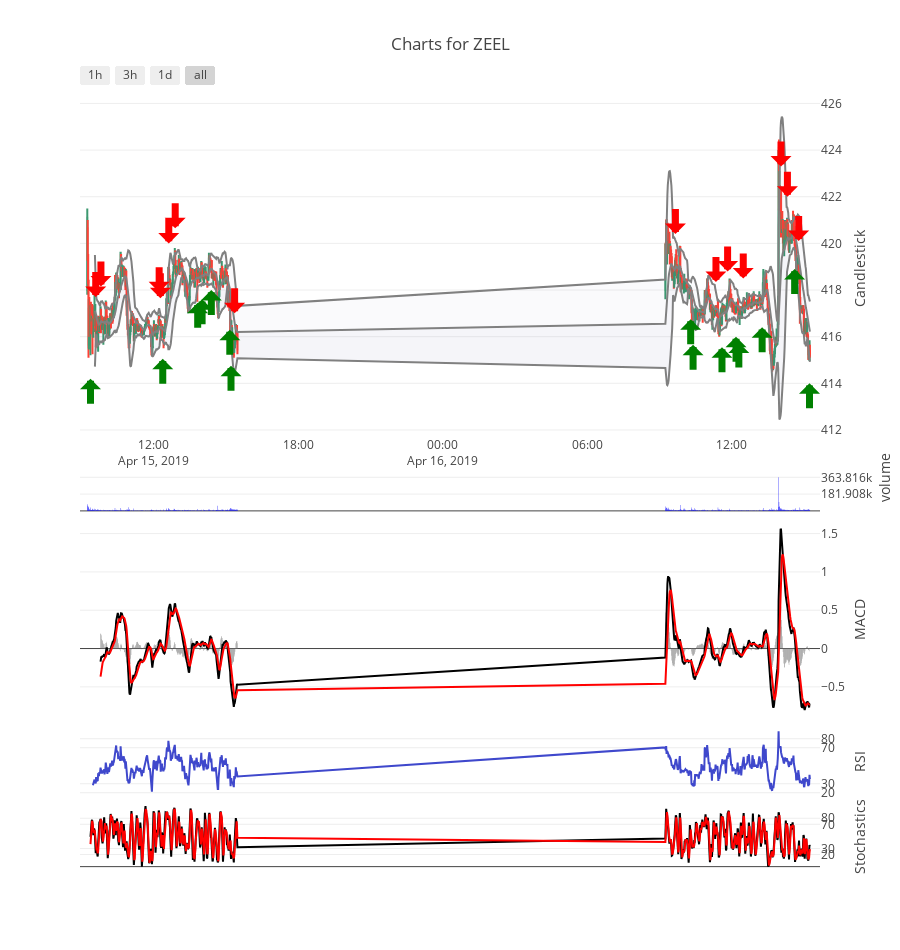

Source (notebook cell):
### Code cell
papertrade = False
if (mode=="Algo"):
    global fig
    noofcandles = 60
    x = "ZEEL"
    temp_data = getData(x, fromDate = toDate - dt.timedelta(days=2), toDate=toDate, freq="minute")
    
    plot_set1(temp_data)
     
    a = algoTrade(temp_data)
    buy, sell = a.tradeDecision()

    buy_df = annotateBuySell(buy, "Buy")
    sell_df = annotateBuySell(sell, "Sell")
    plotData(x, True)

### Figure 1 — Plotly figure (JSON) as saved in the notebook; plotly's stock layout.template omitted (floating-point values rounded to 4 significant figures; data arrays with more than 128 entries replaced by an {"elided": "..."} marker saying what was removed)
{"data": [{"close": {"elided": "736 float values"}, "high": {"elided": "736 float values"}, "low": {"elided": "736 float values"}, "name": "Candlestick", "open": {"elided": "736 float values"}, "showlegend": false, "type": "candlestick", "uid": "d18af423-1a35-4d29-9efd-447d2eb84f93", "x": {"elided": "736 str values"}, "xaxis": "x", "yaxis": "y"}, {"line": {"color": "grey"}, "name": "BB_up", "showlegend": false, "type": "scatter", "uid": "46b50d5e-364c-4690-8936-6b7b4120fdf8", "x": {"elided": "736 str values"}, "xaxis": "x", "y": {"elided": "736 float values"}, "yaxis": "y"}, {"fill": "tonexty", "fillcolor": "rgba(0,40,100,0.02)", "line": {"color": "grey"}, "name": "BB_low", "showlegend": false, "type": "scatter", "uid": "5dfd211c-157b-41a7-81a8-65a86b14d657", "x": {"elided": "736 str values"}, "xaxis": "x", "y": {"elided": "736 float values"}, "yaxis": "y"}, {"fill": "tonexty", "fillcolor": "rgba(0,40,100,0.02)", "line": {"color": "grey"}, "name": "BB_mid", "showlegend": false, "type": "scatter", "uid": "0ad05eb2-997d-4d87-9d53-59da5b7f1813", "x": {"elided": "736 str values"}, "xaxis": "x", "y": {"elided": "736 float values"}, "yaxis": "y"}, {"line": {"color": "black"}, "name": "MACD", "showlegend": false, "type": "scatter", "uid": "3b08827d-8f41-4536-a659-eb4e69134855", "x": {"elided": "736 str values"}, "xaxis": "x", "y": {"elided": "736 float values"}, "yaxis": "y3"}, {"line": {"color": "red"}, "name": "MACD signal", "showlegend": false, "type": "scatter", "uid": "c5e86b4e-87f8-46b6-a479-adb8fec2553b", "x": {"elided": "736 str values"}, "xaxis": "x", "y": {"elided": "736 float values"}, "yaxis": "y3"}, {"marker": {"color": "grey"}, "name": "MACD Hist", "showlegend": false, "type": "bar", "uid": "8cae07b6-9575-49c6-9a45-c0ad854fd3bb", "x": {"elided": "736 str values"}, "xaxis": "x", "y": {"elided": "736 float values"}, "yaxis": "y3"}, {"line": {"color": "rgb(63, 72, 204)"}, "mode": "lines", "name": "RSI", "showlegend": false, "type": "scatter", "uid": "1f1bc394-98f4-45a2-97ca-371cdb5c3e79", "x": {"elided": "736 str values"}, "xaxis": "x", "y": {"elided": "736 float values"}, "yaxis": "y4"}, {"line": {"color": "black"}, "name": "%K", "showlegend": false, "type": "scatter", "uid": "5da7cce4-0d40-4e92-9acf-b842d8003cc0", "x": {"elided": "736 str values"}, "xaxis": "x", "y": {"elided": "736 float values"}, "yaxis": "y5"}, {"line": {"color": "red"}, "name": "%D", "showlegend": false, "type": "scatter", "uid": "6c117959-4808-41ea-a678-42ff6a9a4e9f", "x": {"elided": "736 str values"}, "xaxis": "x", "y": {"elided": "736 float values"}, "yaxis": "y5"}, {"marker": {"color": "blue"}, "name": "Volume", "showlegend": false, "type": "bar", "uid": "6bfe9927-5092-4b34-bf74-316f1d9bdff3", "x": {"elided": "736 str values"}, "xaxis": "x", "y": {"elided": "736 int values"}, "yaxis": "y2"}], "layout": {"annotations": [{"arrowcolor": "red", "arrowhead": 1, "arrowsize": 0.5, "arrowwidth": 7, "ax": 0, "ay": -35, "showarrow": true, "x": "2019-04-15 09:36:00", "xref": "x", "y": 417.7, "yref": "y"}, {"arrowcolor": "red", "arrowhead": 1, "arrowsize": 0.5, "arrowwidth": 7, "ax": 0, "ay": -35, "showarrow": true, "x": "2019-04-15 09:49:00", "xref": "x", "y": 418.1, "yref": "y"}, {"arrowcolor": "red", "arrowhead": 1, "arrowsize": 0.5, "arrowwidth": 7, "ax": 0, "ay": -35, "showarrow": true, "x": "2019-04-15 12:14:00", "xref": "x", "y": 417.9, "yref": "y"}, {"arrowcolor": "red", "arrowhead": 1, "arrowsize": 0.5, "arrowwidth": 7, "ax": 0, "ay": -35, "showarrow": true, "x": "2019-04-15 12:17:00", "xref": "x", "y": 417.6, "yref": "y"}, {"arrowcolor": "red", "arrowhead": 1, "arrowsize": 0.5, "arrowwidth": 7, "ax": 0, "ay": -35, "showarrow": true, "x": "2019-04-15 12:38:00", "xref": "x", "y": 420, "yref": "y"}, {"arrowcolor": "red", "arrowhead": 1, "arrowsize": 0.5, "arrowwidth": 7, "ax": 0, "ay": -35, "showarrow": true, "x": "2019-04-15 12:54:00", "xref": "x", "y": 420.6, "yref": "y"}, {"arrowcolor": "red", "arrowhead": 1, "arrowsize": 0.5, "arrowwidth": 7, "ax": 0, "ay": -35, "showarrow": true, "x": "2019-04-15 15:22:00", "xref": "x", "y": 417, "yref": "y"}, {"arrowcolor": "red", "arrowhead": 1, "arrowsize": 0.5, "arrowwidth": 7, "ax": 0, "ay": -35, "showarrow": true, "x": "2019-04-16 09:40:00", "xref": "x", "y": 420.4, "yref": "y"}, {"arrowcolor": "red", "arrowhead": 1, "arrowsize": 0.5, "arrowwidth": 7, "ax": 0, "ay": -35, "showarrow": true, "x": "2019-04-16 11:21:00", "xref": "x", "y": 418.4, "yref": "y"}, {"arrowcolor": "red", "arrowhead": 1, "arrowsize": 0.5, "arrowwidth": 7, "ax": 0, "ay": -35, "showarrow": true, "x": "2019-04-16 11:50:00", "xref": "x", "y": 418.8, "yref": "y"}, {"arrowcolor": "red", "arrowhead": 1, "arrowsize": 0.5, "arrowwidth": 7, "ax": 0, "ay": -35, "showarrow": true, "x": "2019-04-16 12:29:00", "xref": "x", "y": 418.5, "yref": "y"}, {"arrowcolor": "red", "arrowhead": 1, "arrowsize": 0.5, "arrowwidth": 7, "ax": 0, "ay": -35, "showarrow": true, "x": "2019-04-16 14:03:00", "xref": "x", "y": 423.3, "yref": "y"}, {"arrowcolor": "red", "arrowhead": 1, "arrowsize": 0.5, "arrowwidth": 7, "ax": 0, "ay": -35, "showarrow": true, "x": "2019-04-16 14:19:00", "xref": "x", "y": 422, "yref": "y"}, {"arrowcolor": "red", "arrowhead": 1, "arrowsize": 0.5, "arrowwidth": 7, "ax": 0, "ay": -35, "showarrow": true, "x": "2019-04-16 14:47:00", "xref": "x", "y": 420.1, "yref": "y"}, {"arrowcolor": "green", "arrowhead": 1, "arrowsize": 0.5, "arrowwidth": 7, "ax": 0, "ay": 35, "showarrow": true, "x": "2019-04-15 09:23:00", "xref": "x", "y": 414.2, "yref": "y"}, {"arrowcolor": "green", "arrowhead": 1, "arrowsize": 0.5, "arrowwidth": 7, "ax": 0, "ay": 35, "showarrow": true, "x": "2019-04-15 12:23:00", "xref": "x", "y": 415.1, "yref": "y"}, {"arrowcolor": "green", "arrowhead": 1, "arrowsize": 0.5, "arrowwidth": 7, "ax": 0, "ay": 35, "showarrow": true, "x": "2019-04-15 13:50:00", "xref": "x", "y": 417.4, "yref": "y"}, {"arrowcolor": "green", "arrowhead": 1, "arrowsize": 0.5, "arrowwidth": 7, "ax": 0, "ay": 35, "showarrow": true, "x": "2019-04-15 14:01:00", "xref": "x", "y": 417.6, "yref": "y"}, {"arrowcolor": "green", "arrowhead": 1, "arrowsize": 0.5, "arrowwidth": 7, "ax": 0, "ay": 35, "showarrow": true, "x": "2019-04-15 14:24:00", "xref": "x", "y": 418, "yref": "y"}, {"arrowcolor": "green", "arrowhead": 1, "arrowsize": 0.5, "arrowwidth": 7, "ax": 0, "ay": 35, "showarrow": true, "x": "2019-04-15 15:10:00", "xref": "x", "y": 416.3, "yref": "y"}, {"arrowcolor": "green", "arrowhead": 1, "arrowsize": 0.5, "arrowwidth": 7, "ax": 0, "ay": 35, "showarrow": true, "x": "2019-04-15 15:13:00", "xref": "x", "y": 414.8, "yref": "y"}, {"arrowcolor": "green", "arrowhead": 1, "arrowsize": 0.5, "arrowwidth": 7, "ax": 0, "ay": 35, "showarrow": true, "x": "2019-04-16 10:18:00", "xref": "x", "y": 416.8, "yref": "y"}, {"arrowcolor": "green", "arrowhead": 1, "arrowsize": 0.5, "arrowwidth": 7, "ax": 0, "ay": 35, "showarrow": true, "x": "2019-04-16 10:24:00", "xref": "x", "y": 415.6, "yref": "y"}, {"arrowcolor": "green", "arrowhead": 1, "arrowsize": 0.5, "arrowwidth": 7, "ax": 0, "ay": 35, "showarrow": true, "x": "2019-04-16 11:36:00", "xref": "x", "y": 415.6, "yref": "y"}, {"arrowcolor": "green", "arrowhead": 1, "arrowsize": 0.5, "arrowwidth": 7, "ax": 0, "ay": 35, "showarrow": true, "x": "2019-04-16 12:11:00", "xref": "x", "y": 416, "yref": "y"}, {"arrowcolor": "green", "arrowhead": 1, "arrowsize": 0.5, "arrowwidth": 7, "ax": 0, "ay": 35, "showarrow": true, "x": "2019-04-16 12:18:00", "xref": "x", "y": 415.8, "yref": "y"}, {"arrowcolor": "green", "arrowhead": 1, "arrowsize": 0.5, "arrowwidth": 7, "ax": 0, "ay": 35, "showarrow": true, "x": "2019-04-16 13:16:00", "xref": "x", "y": 416.4, "yref": "y"}, {"arrowcolor": "green", "arrowhead": 1, "arrowsize": 0.5, "arrowwidth": 7, "ax": 0, "ay": 35, "showarrow": true, "x": "2019-04-16 14:37:00", "xref": "x", "y": 418.9, "yref": "y"}, {"arrowcolor": "green", "arrowhead": 1, "arrowsize": 0.5, "arrowwidth": 7, "ax": 0, "ay": 35, "showarrow": true, "x": "2019-04-16 15:14:00", "xref": "x", "y": 414, "yref": "y"}], "height": 950, "plot_bgcolor": "rgba(0,0,0,0)", "title": {"text": "Charts for ZEEL"}, "xaxis": {"rangeselector": {"buttons": [{"count": 1, "label": "1h", "step": "hour", "stepmode": "backward"}, {"count": 3, "label": "3h", "step": "hour", "stepmode": "backward"}, {"count": 6, "label": "1d", "step": "hour", "stepmode": "backward"}, {"step": "all"}]}, "rangeslider": {"visible": false}, "side": "bottom"}, "yaxis": {"anchor": "x", "domain": [0.5636, 1], "position": 0, "range": ["2019-04-16 14:16:00", "2019-04-16 15:15:00"], "side": "right", "title": {"text": "Candlestick"}}, "yaxis2": {"anchor": "x", "domain": [0.4664, 0.5536], "position": 0, "range": [0, 727632], "showgrid": true, "side": "right", "tickvals": [181908, 363816], "title": {"text": "volume"}, "visible": true}, "yaxis3": {"anchor": "x", "domain": [0.1945, 0.4564], "position": 0, "side": "right", "title": {"text": "MACD"}}, "yaxis4": {"anchor": "x", "domain": [0.09727, 0.1845], "position": 0, "side": "right", "tickvals": [20, 30, 70, 80], "title": {"text": "RSI"}}, "yaxis5": {"anchor": "x", "domain": [0, 0.08727], "side": "right", "tickvals": [20, 80, 30, 70], "title": {"text": "Stochastics"}}}}
